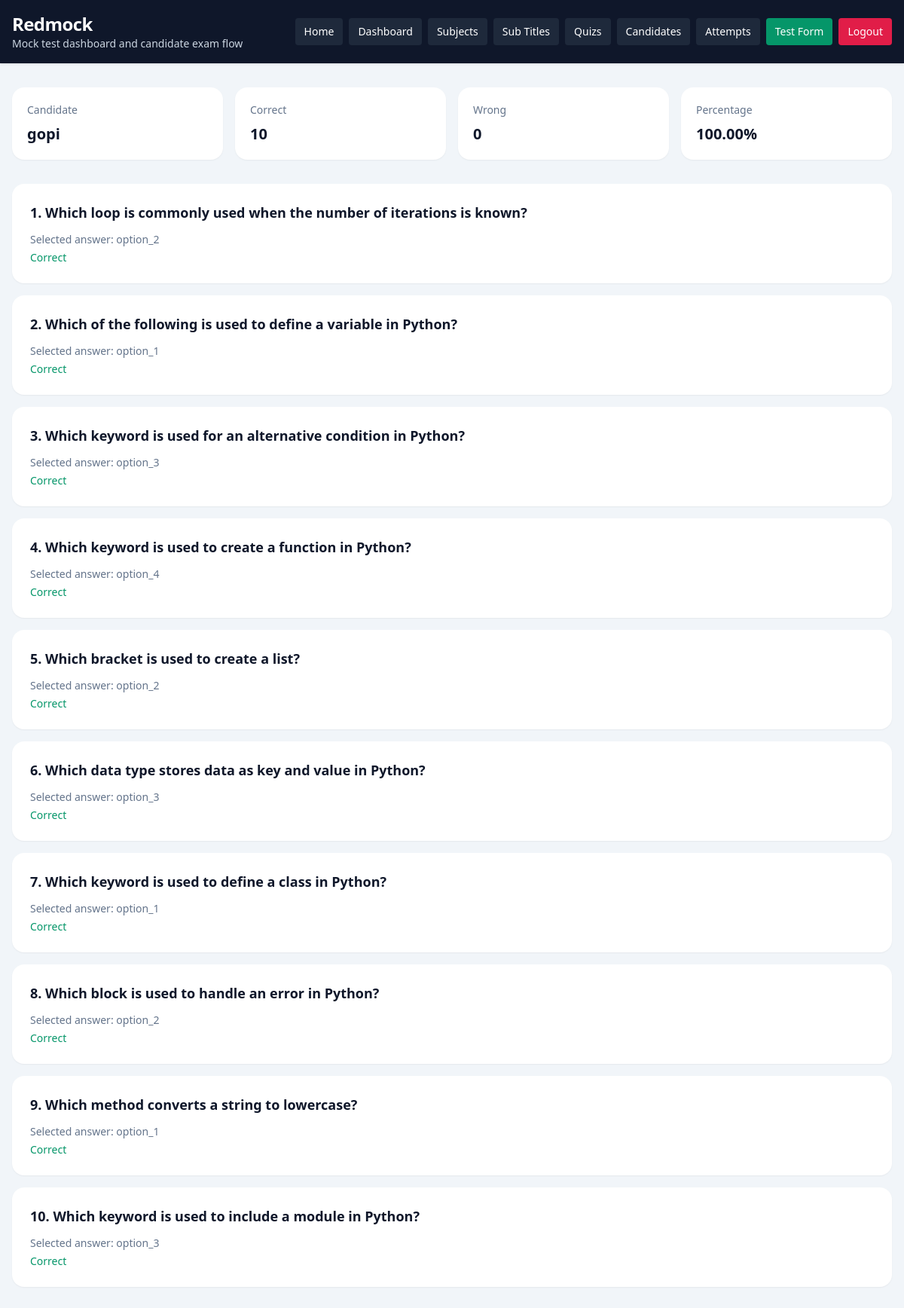
The page /quiz/attempt/1/result/ (signed in) on the database as committed earlier.
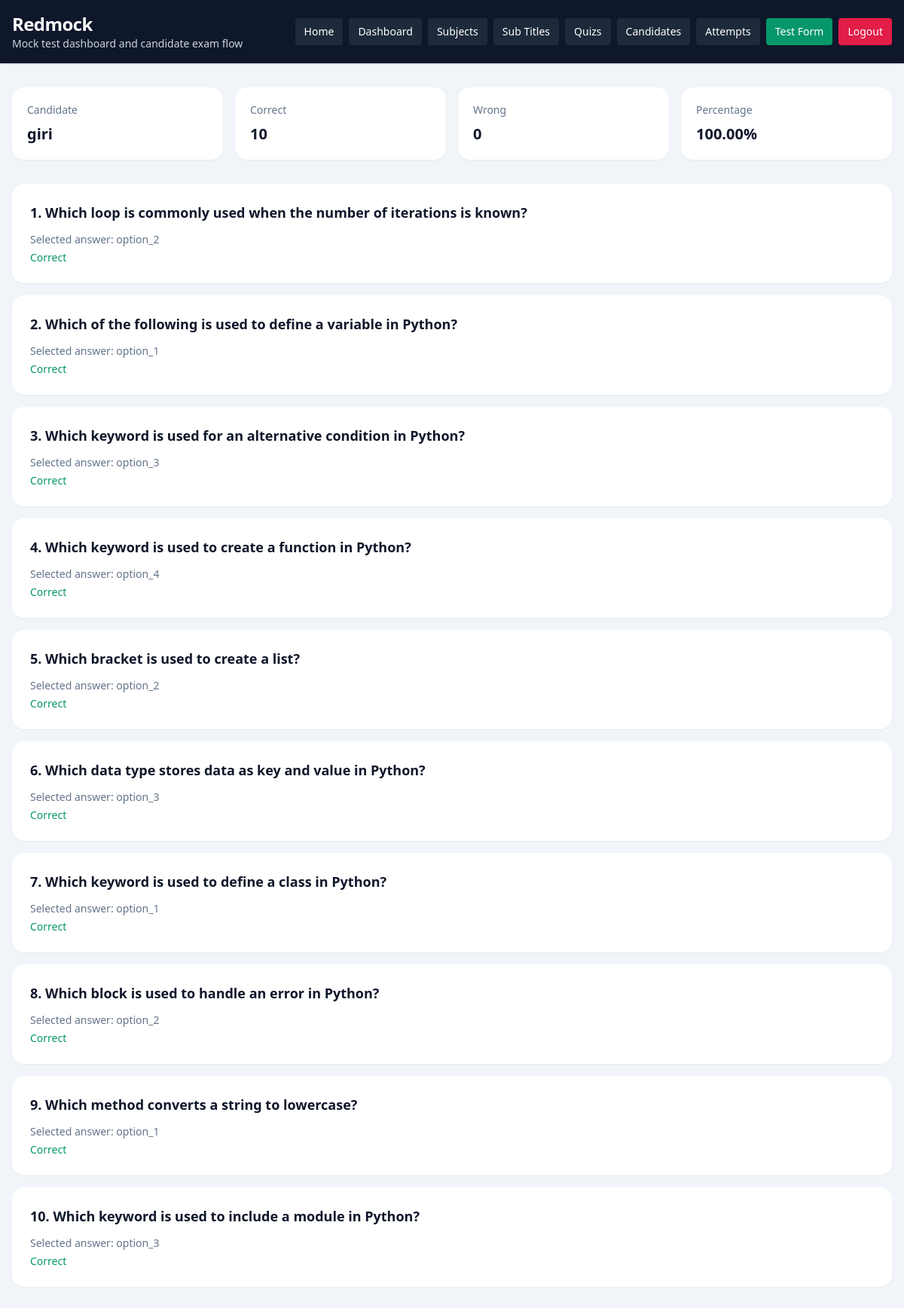
The same page on the database as committed later.
### quiz/models.py (models this page shows, shortened)
class CandidateTestAttempt(models.Model):
    SESSION_SINGLE = 'single'
    SESSION_MULTI = 'multi'
    SESSION_CHOICES = [
        (SESSION_SINGLE, 'Single'),
        (SESSION_MULTI, 'Multi'),
    ]
    candidate = models.ForeignKey(Candidate, on_delete=models.CASCADE, related_name='attempts')
    company = models.ForeignKey(Company, on_delete=models.CASCADE, related_name='attempts')
    session_type = models.CharField(max_length=10, choices=SESSION_CHOICES)
    level = models.CharField(max_length=20)
    question_count = models.PositiveIntegerField()
    duration_minutes = models.PositiveIntegerField()
    selected_subjects = models.JSONField(default=list, blank=True)
    selected_sub_titles = models.JSONField(default=list, blank=True)
    answers_json = models.JSONField(default=list, blank=True)
    correct_count = models.PositiveIntegerField(default=0)
    wrong_count = models.PositiveIntegerField(default=0)
    percentage = models.DecimalField(max_digits=5, decimal_places=2, default=0)
    started_at = models.DateTimeField(blank=True, null=True)
    submitted_at = models.DateTimeField(blank=True, null=True)
    is_submitted = models.BooleanField(default=False)
    created_at = models.DateTimeField(auto_now_add=True)
    class Meta:
        ordering = ['-created_at']

class Candidate(models.Model):
    name = models.CharField(max_length=150)
    email = models.EmailField()
    designation_tech = models.CharField(max_length=150)
    created_at = models.DateTimeField(auto_now_add=True)
    class Meta:
        ordering = ['name']

### quiz/views.py (the view)
# urls.py: path('attempt/<int:attempt_id>/result/', views.test_result, name='result'),
@company_login_required
def test_result(request, attempt_id):
    attempt = get_object_or_404(
        CandidateTestAttempt.objects.select_related('candidate', 'company'),
        pk=attempt_id,
        company=request.company,
    )
    answer_rows = attempt.answers_json or []
    question_ids = [row['question_id'] for row in answer_rows]
    question_map = {
        question.id: question
        for question in Quiz.objects.filter(id__in=question_ids, test_subject__company=request.company)
    }
    results = []
    for row in answer_rows:
        question = question_map.get(row['question_id'])
        if not question:
            continue
        selected_answer = row.get('selected_answer')
        results.append(
            {
                'question': question,
                'selected_answer': selected_answer,
                'is_correct': selected_answer == question.correct_answer,
            }
        )
    return render(request, 'quiz/result.html', {'attempt': attempt, 'results': results})

### dashboard/views.py (called while the page is built)
def get_logged_in_company(request):
    company_id = request.session.get('company_id')
    if not company_id:
        return None
    return Company.objects.filter(id=company_id, is_active=True).first()

def company_login_required(view_func):
    @wraps(view_func)
    def wrapper(request, *args, **kwargs):
        company = get_logged_in_company(request)
        if not company:
            return redirect(f"{reverse('dashboard:login')}?next={request.path}")
        request.company = company
        return view_func(request, *args, **kwargs)
    return wrapper

### templates/quiz/result.html (shortened to what this page needs)
{% extends "base.html" %}
{% block content %}
<section class="grid gap-4 md:grid-cols-4">
    <div class="rounded-2xl bg-white p-5 shadow-sm">
        <p class="text-sm text-slate-500">Candidate</p>
        <p class="mt-2 text-xl font-bold">{{ attempt.candidate.name }}</p>
    </div>
    <div class="rounded-2xl bg-white p-5 shadow-sm">
        <p class="text-sm text-slate-500">Correct</p>
        <p class="mt-2 text-xl font-bold">{{ attempt.correct_count }}</p>
    </div>
    <div class="rounded-2xl bg-white p-5 shadow-sm">
        <p class="text-sm text-slate-500">Wrong</p>
        <p class="mt-2 text-xl font-bold">{{ attempt.wrong_count }}</p>
    </div>
    <div class="rounded-2xl bg-white p-5 shadow-sm">
        <p class="text-sm text-slate-500">Percentage</p>
        <p class="mt-2 text-xl font-bold">{{ attempt.percentage }}%</p>
    </div>
</section>
<section class="mt-8 space-y-4">
    {% for row in results %}
        <div class="rounded-2xl bg-white p-6 shadow-sm">
            <h2 class="text-lg font-semibold">{{ forloop.counter }}. {{ row.question.question }}</h2>
            <p class="mt-3 text-sm text-slate-500">Selected answer: {{ row.selected_answer|default:"Not answered" }}</p>
            <p class="mt-1 text-sm {% if row.is_correct %}text-emerald-600{% else %}text-rose-600{% endif %}">
                {% if row.is_correct %}Correct{% else %}Wrong{% endif %}
            </p>
        </div>
    {% empty %}
        <div class="rounded-2xl bg-white p-6 shadow-sm text-slate-500">
            No answers recorded.
        </div>
    {% endfor %}
</section>
{% endblock %}

Rows that differ between the two databases and show on the page:
changed through a linked row, CandidateTestAttempt: candidate.name "gopi" → "giri"
